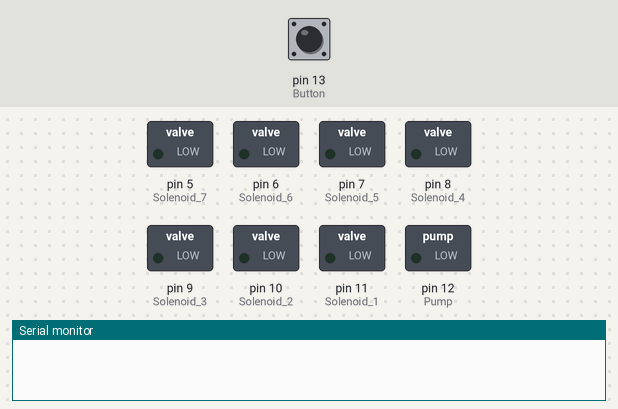
A sketch run on a simulated Arduino Uno, built with avr-gcc and run on an emulated ATmega328P. On the bench: switched loads named in the sketch (green lamp = pin HIGH), the last lines printed to the serial monitor. The test bench sets the inputs (shaded band); at power-on: pin 13 (Button) HIGH.

Above: at 1.2 s.
1.3 s: pin 13 (Button) pulled LOW for 0.15 s
At 2.2 s:
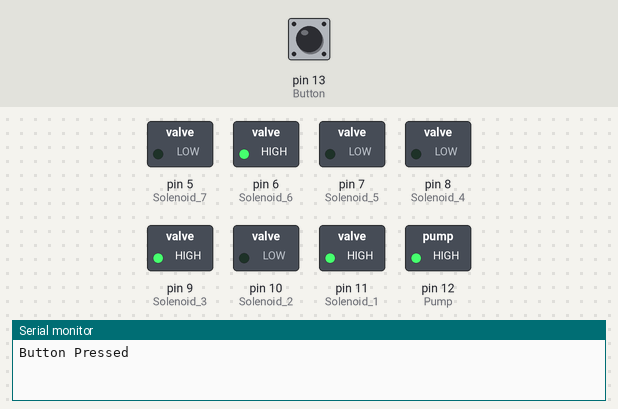
4.4 s: pin 13 (Button) pulled LOW for 1 s
At 5.9 s:
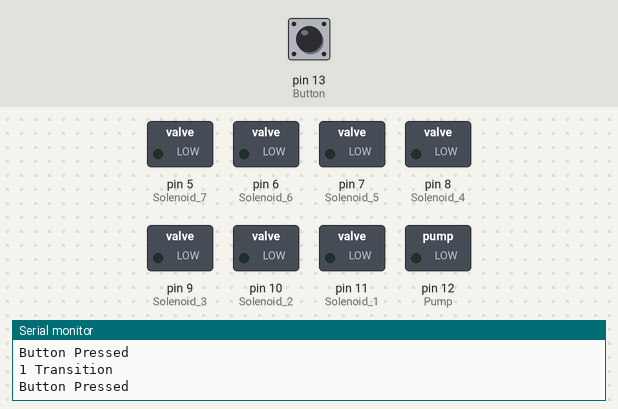
6.9 s: pin 13 (Button) pulled LOW for 0.15 s
At 9.2 s:
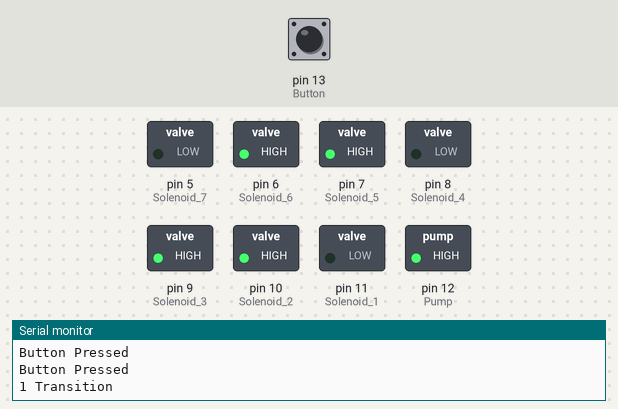
10.0 s: pin 13 (Button) pulled LOW for 3.2 s
At 11.3 s:
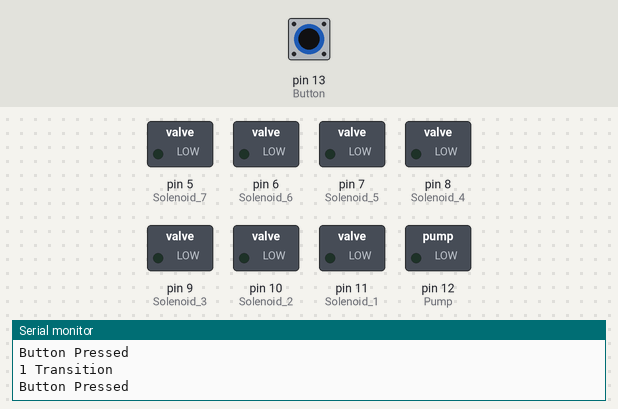
14.7 s: pin 13 (Button) pulled LOW for 0.15 s
At 19.1 s:
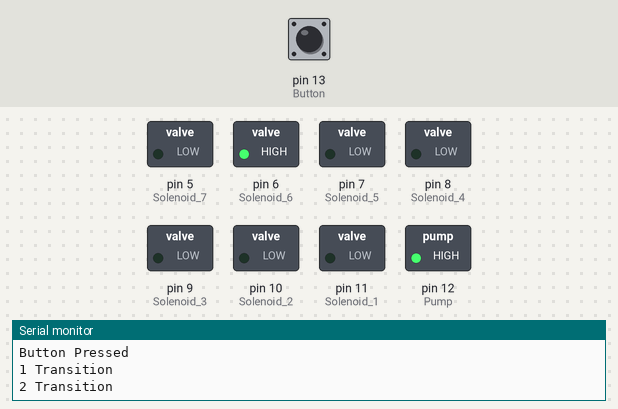
Timing chart, 0 to 27.8 s (numbered marks = the images above; inputs shaded):
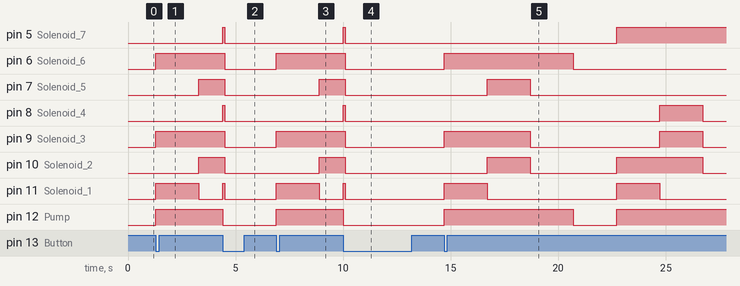

Measured:
- after the input at 1.3 s, pin 6 (Solenoid_6), pin 9 (Solenoid_3), pin 12 (Pump): LOW → HIGH at once; pin 7 (Solenoid_5), pin 10 (Solenoid_2): LOW → HIGH after 2.0 s; pin 11 (Solenoid_1): LOW → HIGH at once, → LOW 2.0 s later
- after the input at 4.4 s, pin 5 (Solenoid_7), pin 8 (Solenoid_4), pin 11 (Solenoid_1): LOW → HIGH at once, → LOW 0.10 s later; pin 6 (Solenoid_6): HIGH → LOW after 0.10 s; pin 7 (Solenoid_5), pin 9 (Solenoid_3), pin 10 (Solenoid_2): HIGH → LOW after 0.10 s instead of 0.90 s; pin 12 (Pump): HIGH → LOW at once
- after the input at 6.9 s, pin 6 (Solenoid_6), pin 9 (Solenoid_3), pin 12 (Pump): LOW → HIGH at once; pin 7 (Solenoid_5), pin 10 (Solenoid_2): LOW → HIGH after 2.0 s; pin 11 (Solenoid_1): LOW → HIGH at once, → LOW 2.0 s later
- after the input at 10.0 s, pin 5 (Solenoid_7), pin 8 (Solenoid_4), pin 11 (Solenoid_1): LOW → HIGH at once, → LOW 0.10 s later; pin 6 (Solenoid_6): HIGH → LOW after 0.10 s instead of 2.9 s; pin 7 (Solenoid_5), pin 9 (Solenoid_3), pin 10 (Solenoid_2): HIGH → LOW after 0.10 s instead of 0.90 s; pin 12 (Pump): HIGH → LOW after 0.00 s instead of 2.9 s
- after the input at 14.7 s, pin 5 (Solenoid_7): LOW → HIGH after 8.0 s; pin 6 (Solenoid_6): LOW → HIGH at once, → LOW 6.0 s later; pin 7 (Solenoid_5): LOW → HIGH after 2.0 s, → LOW 2.0 s later; pin 8 (Solenoid_4): LOW → HIGH after 10.0 s, → LOW 2.0 s later; pin 9 (Solenoid_3): LOW → HIGH at once, → LOW 4.0 s later, → HIGH 6.0 s later, → LOW 2.0 s later

The sketch:

Solenoid_and_pump_operation.ino
```cpp
#define debug 1

#define Button 13
#define Pump 12
#define Solenoid_1 11
#define Solenoid_2 10
#define Solenoid_3 9
#define Solenoid_4 8
#define Solenoid_5 7
#define Solenoid_6 6
#define Solenoid_7 5

int on_off = 0;
int button_depressed = 0;
int current_sol_config = 1;
unsigned long current_sol_config_start_millis = 0;
void sol_config_1();
void sol_config_2();
void sol_config_3();
void sol_config_4();
void sol_config_5();
void sol_config_6();
void sol_config_7();


void setup() {
  // put your setup code here, to run once:
  Serial.begin(9600);
  pinMode(Button,INPUT);
  pinMode(Pump,OUTPUT);
  pinMode(Solenoid_1,OUTPUT);
  pinMode(Solenoid_2,OUTPUT);
  pinMode(Solenoid_3,OUTPUT);
  pinMode(Solenoid_4,OUTPUT);
  pinMode(Solenoid_5,OUTPUT);
  pinMode(Solenoid_6,OUTPUT);
  pinMode(Solenoid_7,OUTPUT);
}

void loop() {
  // put your main code here, to run repeatedly:
  if (!digitalRead(Button) and !button_depressed)
  {
    if (debug)
    {
      Serial.println("Button Pressed");
    }

    button_depressed = 1;
    if (!on_off)
    {
      on_off = 1;
      sol_config_7();
      current_sol_config = 1;
      current_sol_config_start_millis = millis();
      digitalWrite(Pump, HIGH);

    }
    else
    {
      on_off = 0;
      digitalWrite(Pump,LOW);
      sol_config_8();
      delay(100);
      sol_config_1();
    }

  }
  else if (digitalRead(Button))
  {
    button_depressed = 0;
  }


  if (on_off)
  {
     if (current_sol_config == 1)
     {
        if (millis() - current_sol_config_start_millis > 2000)
        {
          if (debug)
          {
            Serial.println("1 Transition");
          }
          sol_config_2();
          current_sol_config = 2;
          current_sol_config_start_millis = millis();
          digitalWrite(Pump,HIGH);
        }
     }
     else if (current_sol_config == 2)
     {
        if (millis() - current_sol_config_start_millis > 2000)
        {
          if (debug)
          {
            Serial.println("2 Transition");
          }
          sol_config_3();
          current_sol_config = -3;
          current_sol_config_start_millis = millis();
        }
     }
     else if (current_sol_config == -3)
     {
        if (millis() - current_sol_config_start_millis > 2000)
        {
          if (debug)
          {
            Serial.println("-3 Transition");
          }
          sol_config_1();
          digitalWrite(Pump,LOW);
          delay(10);
          current_sol_config = 3;
          current_sol_config_start_millis = millis();
        }
     }
     else if (current_sol_config == 3)
     {
        if (millis() - current_sol_config_start_millis > 2000)
        {
          if (debug)
          {
            Serial.println("3 Transition");
          }
          sol_config_4();
          current_sol_config = 4;
          current_sol_config_start_millis = millis();
          digitalWrite(Pump,HIGH);
        }
     }
     else if (current_sol_config == 4)
     {
        if (millis() - current_sol_config_start_millis > 2000)
        {
          if (debug)
          {
            Serial.println("4 Transition");
          }
          sol_config_5();
          current_sol_config = 5;
          current_sol_config_start_millis = millis();
        }
     }
     else if (current_sol_config == 5)
     {
        if (millis() - current_sol_config_start_millis > 2000)
        {
          if (debug)
          {
            Serial.println("5 Transition");
          }
          sol_config_6();
          current_sol_config = -6;
          current_sol_config_start_millis = millis();
        }
     }
     else if (current_sol_config == -6)
     {
        if (millis() - current_sol_config_start_millis > 2000)
        {
          if (debug)
          {
            Serial.println("-6 Transition");
          }
          sol_config_1();
          digitalWrite(Pump,LOW);
          delay(10);
          current_sol_config = 6;
          current_sol_config_start_millis = millis();
        }
     }
     else if (current_sol_config == 6)
     {
        if (millis() - current_sol_config_start_millis > 2000)
        {
          if (debug)
          {
            Serial.println("6 Transition");
          }
          sol_config_7();
          current_sol_config = 1;
          current_sol_config_start_millis = millis();
          digitalWrite(Pump, HIGH);
        }
     }
  }


}


void sol_config_1()
{
  digitalWrite(Solenoid_1,LOW);
  digitalWrite(Solenoid_2,LOW);
  digitalWrite(Solenoid_3,LOW);
  digitalWrite(Solenoid_4,LOW);
  digitalWrite(Solenoid_5,LOW);
  digitalWrite(Solenoid_6,LOW);
  digitalWrite(Solenoid_7,LOW);
}

void sol_config_2()
{
  digitalWrite(Solenoid_1,LOW);
  digitalWrite(Solenoid_2,HIGH);
  digitalWrite(Solenoid_3,HIGH);
  digitalWrite(Solenoid_4,LOW);
  digitalWrite(Solenoid_5,HIGH);
  digitalWrite(Solenoid_6,HIGH);
  digitalWrite(Solenoid_7,LOW);
}

void sol_config_3()
{
  digitalWrite(Solenoid_1,LOW);
  digitalWrite(Solenoid_2,LOW);
  digitalWrite(Solenoid_3,LOW);
  digitalWrite(Solenoid_4,LOW);
  digitalWrite(Solenoid_5,LOW);
  digitalWrite(Solenoid_6,HIGH);
  digitalWrite(Solenoid_7,LOW);
}

void sol_config_4()
{
  digitalWrite(Solenoid_1,HIGH);
  digitalWrite(Solenoid_2,HIGH);
  digitalWrite(Solenoid_3,LOW);
  digitalWrite(Solenoid_4,LOW);
  digitalWrite(Solenoid_5,LOW);
  digitalWrite(Solenoid_6,LOW);
  digitalWrite(Solenoid_7,HIGH);
}

void sol_config_5()
{
  digitalWrite(Solenoid_1,LOW);
  digitalWrite(Solenoid_2,HIGH);
  digitalWrite(Solenoid_3,HIGH);
  digitalWrite(Solenoid_4,HIGH);
  digitalWrite(Solenoid_5,LOW);
  digitalWrite(Solenoid_6,LOW);
  digitalWrite(Solenoid_7,HIGH);
}

void sol_config_6()
{
  digitalWrite(Solenoid_1,LOW);
  digitalWrite(Solenoid_2,LOW);
  digitalWrite(Solenoid_3,LOW);
  digitalWrite(Solenoid_4,LOW);
  digitalWrite(Solenoid_5,LOW);
  digitalWrite(Solenoid_6,LOW);
  digitalWrite(Solenoid_7,HIGH);
}

void sol_config_7()
{
  digitalWrite(Solenoid_1,HIGH);
  digitalWrite(Solenoid_2,LOW);
  digitalWrite(Solenoid_3,HIGH);
  digitalWrite(Solenoid_4,LOW);
  digitalWrite(Solenoid_5,LOW);
  digitalWrite(Solenoid_6,HIGH);
  digitalWrite(Solenoid_7,LOW);
}

void sol_config_8()
{
  digitalWrite(Solenoid_1,HIGH);
  digitalWrite(Solenoid_2,HIGH);
  digitalWrite(Solenoid_3,HIGH);
  digitalWrite(Solenoid_4,HIGH);
  digitalWrite(Solenoid_5,HIGH);
  digitalWrite(Solenoid_6,HIGH);
  digitalWrite(Solenoid_7,HIGH);
}
```
